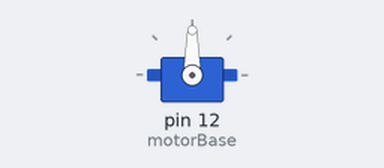
This sketch was run on a simulated Arduino Uno, built with avr-gcc and run on an emulated ATmega328P. On the bench: servo.

Above: at 0.1 s.
At 8.1 s:
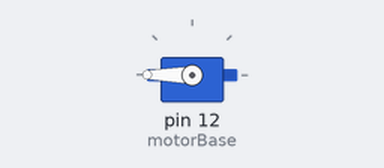
At 14.1 s:
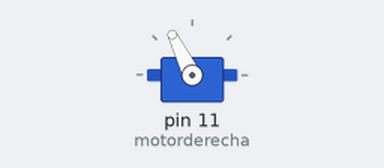
At 32.1 s:
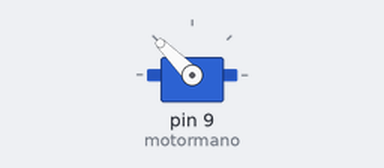
Timing chart, 0 to 33.6 s (numbered marks = the images above):
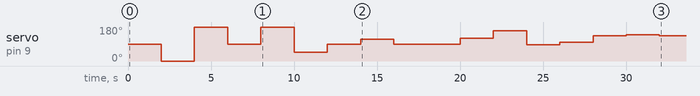

The sketch:

sketch_jun11a.ino
```cpp
#include<Servo.h>
#define motorBase 12 //Declaro el pin de la base
#define motorderecha 11
#define motorizquierda 10
#define motormano 9
Servo Base;//Declaro el servomotor de la base


void setup() {
  // put your setup code here, to run once:
 Base.attach(motorBase);//inicializamos el servo
 Base.write(90);
 delay(2000);
 Base.write(0);
 delay(2000);
 Base.write(180);
 delay(2000);
 Base.write(90);
 delay(2000);
 Base.write(180);
 delay(2000);

 Base.attach(motorderecha);//el motor el mimnimo de grados es 47
 Base.write(47);
 delay(2000);
 Base.write(90);
 delay(2000);
 Base.write(116);//max116
 delay(2000);
 Base.write(90);
 delay(2000);

 Base.attach(motorizquierda);//inicializamos el servo
 Base.write(90);//min85
 delay(2000);
 Base.write(120);
 delay(2000);
 Base.write(160);
 delay(2000);
 Base.write(85);
 delay(2000);

Base.attach(motormano);//inicializamos el servo
 Base.write(100);//min100
 delay(2000);
 Base.write(135);
 delay(2000);
 Base.write(140);//max140
 delay(2000);
 Base.write(135);
 delay(2000);

}
void loop() {
  // put your main code here, to run repeatedly:

}
```
